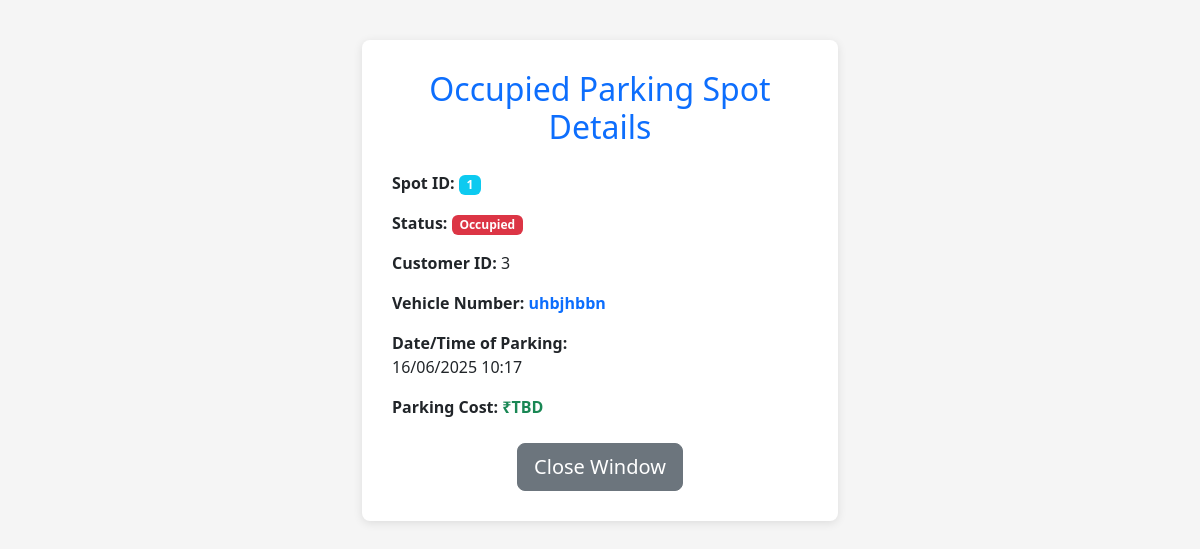
/occupied_spot_details/1, run on the app's committed database.
### models.py (models this page shows)
class ParkingSpot(db.Model):
    __tablename__ = "ParkingSpot"
    Spot_Id = db.Column(db.Integer, primary_key=True)
    Current_Status = db.Column(db.String(1), nullable=False, default='A')
    Lot_Id = db.Column(db.Integer , db.ForeignKey("ParkingLot.id") , nullable = False)
    Spot_Number = db.Column(db.Integer, nullable=False)
    spot_reservations = db.relationship("ParkingReservation", backref="allocated_spot", cascade="all, delete")

class VehicleUser(db.Model):
    __tablename__ = "VehicleUser"
    User_id = db.Column(db.Integer , primary_key = True)
    Login_name = db.Column(db.String , unique = True , nullable = False)
    Full_Name = db.Column(db.String ,nullable =False )
    Email_Address = db.Column(db.String , unique = True , nullable = False)
    User_Password = db.Column(db.String ,nullable = False)
    Phone_Number = db.Column(db.String , nullable = False)
    Role = db.Column(db.String ,default="user")
    Address = db.Column(db.String, nullable=False)
    Pin_Code = db.Column(db.String, nullable=False)
    user_reservations = db.relationship("ParkingReservation" , backref ='customer_booking' , cascade ="all, delete")

class ParkingReservation(db.Model):
    __tablename__ = "ParkingReservation"
    Reservation_Id = db.Column(db.Integer ,primary_key=True )
    User_id = db.Column(db.Integer,db.ForeignKey("VehicleUser.User_id"),nullable = False)
    Spot_Id = db.Column(db.Integer, db.ForeignKey("ParkingSpot.Spot_Id"), nullable=False)  # ADDED: Missing foreign key
    Vehicle_Number = db.Column(db.String, nullable=False)
    Entry_Time = db.Column(db.DateTime, nullable=True)
    Exit_Time = db.Column(db.DateTime, nullable=True)
    Total_Cost = db.Column(db.Float, nullable=True)

### app.py (the view)
@app.route('/occupied_spot_details/<int:spot_id>')
def occupied_spot_details(spot_id):
    spot = ParkingSpot.query.get_or_404(spot_id)
    if spot.Current_Status == 'O':
        reservation = ParkingReservation.query.filter_by(Spot_Id=spot_id, Exit_Time=None).first()
        return render_template('occupied_spot_details.html', spot=spot, reservation=reservation)
    else:
        flash('Spot is not occupied', 'info')
        return redirect(url_for('admin_dashboard'))

### templates/occupied_spot_details.html (shortened to what this page needs)
<!DOCTYPE html>
<html lang="en">
<head>
    <link href="https://cdn.jsdelivr.net/npm/bootstrap@5.3.3/dist/css/bootstrap.min.css" rel="stylesheet">
</head>
<body>
<div class="container" style="max-width: 500px; margin-top: 40px;">
    <div class="details-container">
        <h2 class="text-center text-primary mb-4">Occupied Parking Spot Details</h2>
        <div class="mb-3">
            <p><strong>Spot ID:</strong>
                <span class="badge bg-info">{{ spot.Spot_Id }}</span>
            </p>
        </div>
        <div class="mb-3">
            <p><strong>Status:</strong>
                <span class="badge bg-danger">Occupied</span>
            </p>
        </div>
        <div class="mb-3">
            <p><strong>Customer ID:</strong> {{ reservation.customer_booking.User_id }}</p>
        </div>
        <div class="mb-3">
            <p><strong>Vehicle Number:</strong>
                <span class="text-primary fw-bold">{{ reservation.Vehicle_Number }}</span>
            </p>
        </div>
        <div class="mb-3">
            <p><strong>Date/Time of Parking:</strong><br>
                {{ reservation.Entry_Time.strftime('%d/%m/%Y %H:%M') }}
            </p>
        </div>
        <div class="mb-4">
            <p><strong>Parking Cost:</strong>
                <span class="text-success fw-bold">₹{{ reservation.Total_Cost or 'TBD' }}</span>
            </p>
        </div>
        <div class="text-center">
            <button onclick="window.close()" class="btn btn-secondary btn-lg">Close Window</button>
        </div>
    </div>
</div>
</body>
</html>

### templates/occupied_spot_details.html (style rules this page uses)
body { background-color: #f5f5f5; }
.details-container { background: white; padding: 30px; border-radius: 8px; box-shadow: 0 2px 10px rgba(0,0,0,0.1); }

### data on the page
ParkingSpot: Spot_Id "1"
VehicleUser: customer_booking.User_id "3"
ParkingReservation: Vehicle_Number "uhbjhbbn", Entry_Time "16/06/2025 10:17", Total_Cost "TBD"
